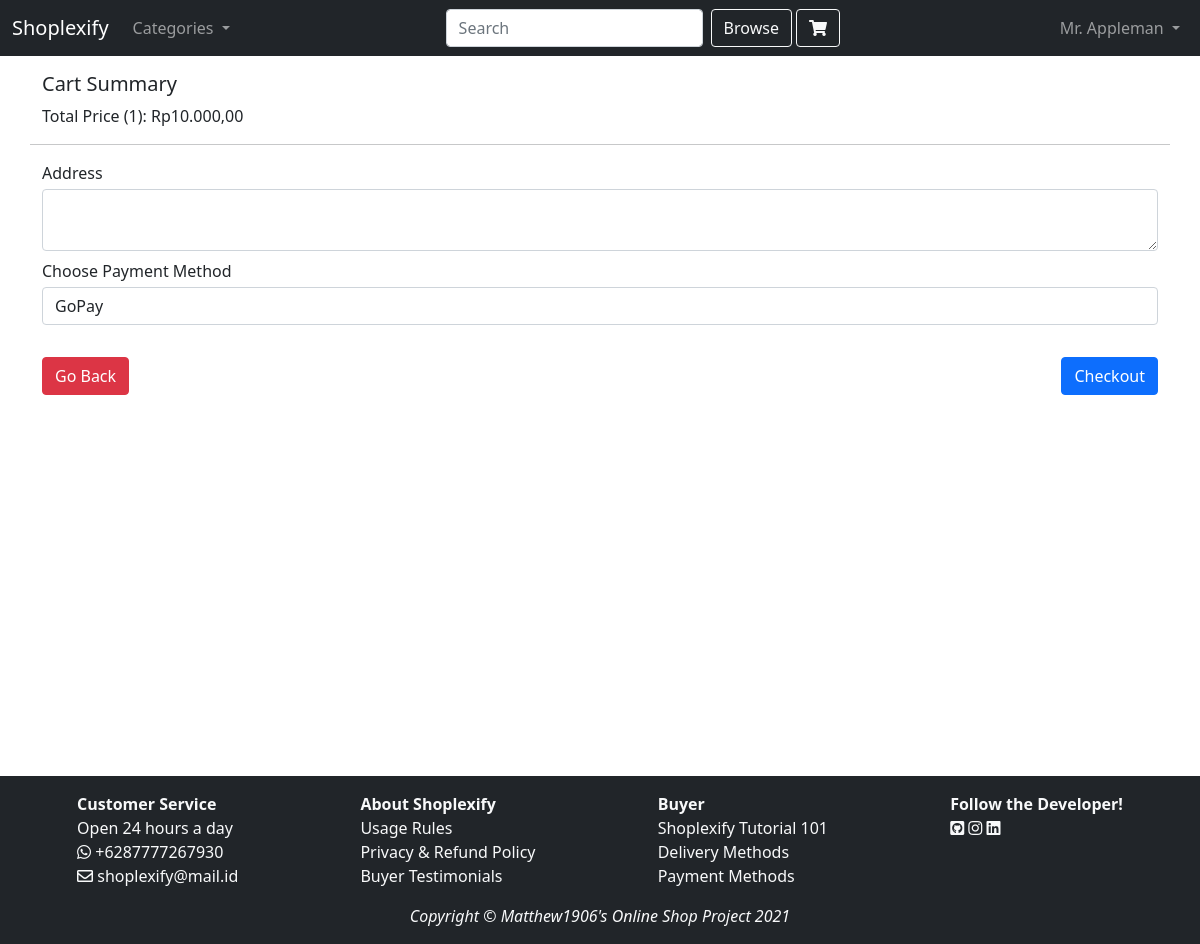
Before: /cart/2/checkout (signed in) with the older database file.
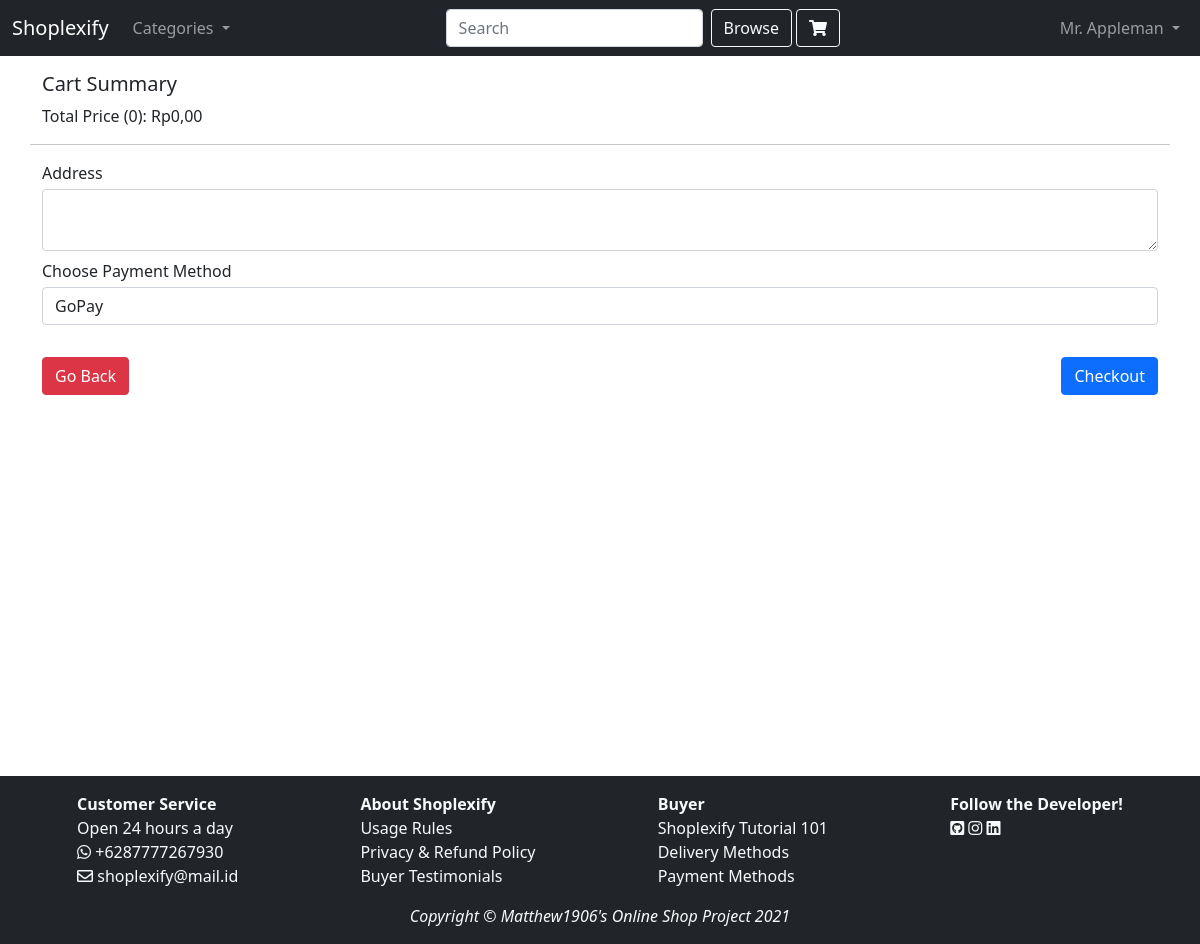
After: the same page with the newer database file.
### onlineShop/models.py (models this page shows)
class User(db.Model, UserMixin):
    __tablename__ = 'users'
    id = db.Column(db.Integer, primary_key=True)
    name = db.Column(db.String(255), unique=True, nullable=False)
    email = db.Column(db.String(255), unique=True, nullable=False)
    password = db.Column(db.String(255), nullable=False)
    dob = db.Column(db.Date, nullable=False)
    cart = relationship('Order', back_populates='user')
    reviews = relationship('ProductReview', back_populates='user')
    transactions = relationship('Transaction', back_populates='user')

class Order(db.Model):
    __tablename__ = 'orders'
    user = relationship('User', back_populates='cart')
    user_id = db.Column(db.Integer, db.ForeignKey('users.id'), primary_key=True)
    product = relationship('Product', back_populates='orders')
    product_id = db.Column(db.Integer, db.ForeignKey('products.id'), primary_key=True)
    quantity = db.Column(db.Integer, nullable=False)

class Product(db.Model):
    __tablename__ = 'products'
    id = db.Column(db.Integer, primary_key=True)
    name = db.Column(db.String(255), unique=True, nullable=False)
    description = db.Column(db.String(5000), nullable=False)
    image_url = db.Column(db.String(5000), nullable=False)
    price = db.Column(db.Integer, nullable=False)
    stock = db.Column(db.Integer, nullable=False)
    orders = relationship('Order', back_populates='product')
    reviews = relationship('ProductReview', back_populates='product')
    transaction_details = relationship('TransactionDetail', back_populates='product')
    categories = relationship('ProductCategory', back_populates='product')

### onlineShop/routes/transaction.py (the view, shortened to what this page needs)
@transaction.route('/cart/<int:user_id>/checkout', methods=['GET', 'POST'])
@login_required
@member_only
def checkout(user_id):
    if user_id != current_user.id:
        return abort(403)
    details = Order.query.filter_by(user=current_user)
    transaction_id = 0
    form = TransactionForm()
    return render_template('checkout.html', form=form, details=details)

### onlineShop/forms.py
class TransactionForm(FlaskForm):
    address = TextAreaField('Address', validators=[InputRequired()])
    payment_method = SelectField(
        label = 'Choose Payment Method',
        choices=[
            ('GoPay'), ('Credit Card'), ('Cash On Demand')
        ],
        validators=[InputRequired()]
    )
    submit = SubmitField("Checkout")

### onlineShop/utils.py (called while the page is built)
def member_only(func):
    @wraps(func)
    def decorated_function(*args, **kwargs):
        if current_user.is_authenticated and current_user.id != 1 :
            return func(*args, **kwargs)
        return abort(403)
    return decorated_function

def currency(price:int):
    price_str = str(price)
    prefix_index = len(price_str)%3 if len(price_str)%3!=0 else 3
    prefix = price_str[:prefix_index]
    suffix = price_str[prefix_index:]
    return 'Rp' + prefix +''.join(["." + suffix[i*3:3*i+3] for i in range(len(price_str)//3) if suffix[i*3:i*3+3]!='']) + ',00'

@utils.app_template_filter('get_order_count')
def get_order_count(orders):
    return sum([order.quantity for order in orders])

@utils.app_template_filter('get_current_sum')
def get_current_sum(orders):
    return currency(sum([order.product.price * order.quantity for order in orders]))

### onlineShop/templates/checkout.html (shortened to what this page needs)
{% extends "layout.html" %}
{% block content %}
<main class="container mt-5 mb-2">
    <br>
    <div class='row'>
        <h5>Cart Summary</h5>
        <p>Total Price ({{details | get_order_count}}): {{details | get_current_sum}}</p>
        <hr>
        <form action="{{url_for('transaction.checkout', user_id=current_user.id)}}" method="post">
            <div class="form-group mb-2">
                <label class="control-label mb-1">{{form.address.label}}</label>
                {{form.address(class="form-control")}}
            </div>
            <div class="form-group mb-2">
                <label class="control-label mb-1">{{form.payment_method.label}}</label>
                {{form.payment_method(class="form-control")}}
            </div>
            <br>
            <div>
                <a href="{{url_for('cart.get_cart', user_id=current_user.id)}}" class="btn btn-danger">Go Back</a>
                {{form.submit(class='btn btn-primary float-md-end')}}
            </div>
        </form>
    </div>
</main>
{% endblock %}

### onlineShop/templates/layout.html (shortened to what this page needs)
<!DOCTYPE html>
<html lang="en">
<head>
    <link href="https://cdn.jsdelivr.net/npm/bootstrap@5.1.0/dist/css/bootstrap.min.css" rel="stylesheet">
    <link rel="stylesheet" href="https://pro.fontawesome.com/releases/v5.10.0/css/all.css"/>
    <link href="{{ url_for('static', filename='css/styles.css')}}" rel="stylesheet">
</head>
<body class="vw-100 vh-100">
    <nav class="navbar navbar-expand-lg navbar-dark bg-dark fixed-top">
        <div class="container-fluid">
          <a class="navbar-brand" href="{{url_for('views.home')}}">Shoplexify</a>
          <div class="collapse navbar-collapse" id="navbarSupportedContent">
            <ul class="navbar-nav mr-auto">
                <li class="nav-item dropdown">
                    <a class="nav-link dropdown-toggle" href="#" id="navbarDropdown" role="button" data-bs-toggle="dropdown" aria-expanded="false">
                        Categories
                    </a>
                </li>
            </ul>
            <form class="d-flex mx-auto" action='{{url_for("views.search_product")}}' method='GET'>
                <input class="form-control me-2" name='search' type="search" placeholder="Search" aria-label="Search">
                <button class="btn btn-outline-light" type="submit">Browse</button>
                {% if current_user.is_authenticated %}
                    <a href='{{url_for("cart.get_cart", user_id = current_user.id)}}' class='mx-1 btn btn-outline-light'><i class="fas fa-shopping-cart"></i></a>
                {% else %}
                    <a href='{{url_for("auth.login", prompt=True)}}' class='mx-1 btn btn-outline-light' onclick='loginFirst()'><i class="fas fa-shopping-cart"></i></a>
                {% endif %}
            </form>
            <ul class="navbar-nav ml-auto">
                {% if not current_user.is_authenticated %}
                <li class="nav-item">
                    <a class="nav-link" href="{{url_for('auth.register')}}">Register</a>
                </li>
                <li class="nav-item">
                    <a class="nav-link" href="{{url_for('auth.login')}}">Login</a>
                </li>
                {% else %}
                <li class="nav-item dropdown">
                    <a class="nav-link dropdown-toggle" href="#" id="navbarDropdown" role="button" data-bs-toggle="dropdown" aria-expanded="false">
                        {{current_user.name}}
                    </a>
                </li>
                {% endif %}
            </ul>
          </div>
        </div>
    </nav>
    {% block content %}{% endblock %}
    <footer class="bg-dark text-light p-3">
        <div class="d-flex flex-column flex-md-row align-items-center align-items-md-start justify-content-md-around">
            <ul class="list-unstyled text-start">
                <strong>Customer Service</strong>
                <li>Open 24 hours a day</li>
                <li><a href="tel:+6287777267930" class='text-decoration-none link-light'><i class="fab fa-whatsapp"></i> +6287777267930</a></li>
                <li><a href="mailto:matthewadrianus@gmail.com" class='text-decoration-none link-light'><i class="far fa-envelope"></i> shoplexify@mail.id</a></li>
            </ul>
            <ul class="list-unstyled text-start">
                <strong>About Shoplexify</strong>
                <li><a href="#" class='text-decoration-none link-light'>Usage Rules</a></li>
                <li><a href="#" class='text-decoration-none link-light'>Privacy & Refund Policy</a></li>
                <li><a href="#" class='text-decoration-none link-light'>Buyer Testimonials</a></li>
            </ul>
            <ul class="list-unstyled text-start">
                <strong>Buyer</strong>
                <li><a href="#" class='text-decoration-none link-light'>Shoplexify Tutorial 101</a></li>
                <li><a href="#" class='text-decoration-none link-light'>Delivery Methods</a></li>
                <li><a href="#" class='text-decoration-none link-light'>Payment Methods</a></li>
            </ul>
            <ul class="list-unstyled text-start">
                <strong>Follow the Developer!</strong>
                <li>
                    <a href="https://github.com/Matthew1906" class='link-light'><i class="fab fa-github-square"></i></a>
                    <a href="https://www.instagram.com/matthew_adrianus/" class='link-light'><i class="fab fa-instagram"></i></a>
                    <a href="https://www.linkedin.com/in/matthewadrianusm/" class='link-light'><i class="fab fa-linkedin"></i></a>
                </li>
            </ul>
        </div>
        <p class="mb-0 text-center fst-italic">Copyright &copy; Matthew1906's Online Shop Project 2021 </p>
    </footer>
</body>
</html>

### onlineShop/static/css/styles.css (style rules this page uses)
main { min-height:90vh; }

Changed rows visible on the page:
removed Order: quantity "1"
no longer on this page (row unchanged): Product: price.quantity "Rp10.000,00"
Other visible differences:
{{ details | get_order_count }}: (not shown) → "0"
{{ details | get_current_sum }}: (not shown) → "Rp0,00"
